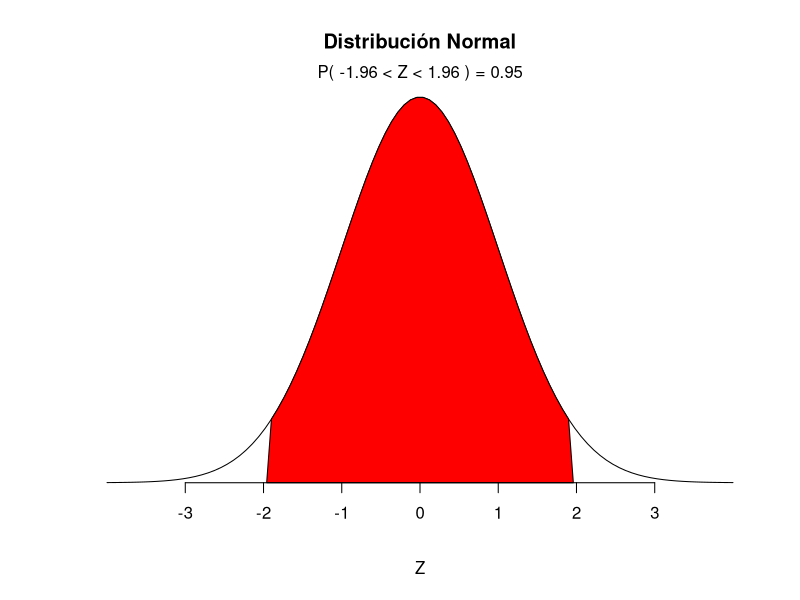
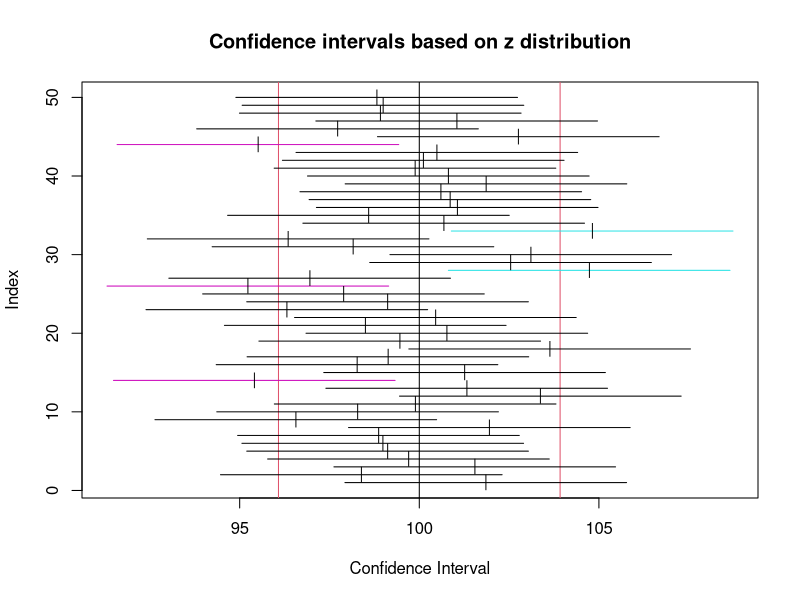

Recreate these plots in R, in order.
## ---- chunk 1
knitr::opts_chunk$set(echo = FALSE)
## ---- chunk 2
mean=0; sd=1
lb=-1.96; ub=1.96

x <- seq(-4,4,length=100)*sd + mean
hx <- dnorm(x,mean,sd)

plot(x, hx, type="n", xlab="Z", ylab="",
  main="Distribución Normal", axes=FALSE)

i <- x >= lb & x <= ub
lines(x, hx)
polygon(c(lb,x[i],ub), c(0,hx[i],0), col="red")

area <- pnorm(ub, mean, sd) - pnorm(lb, mean, sd)
result <- paste("P(",lb,"< Z <",ub,") =",
   signif(area, digits=3))
mtext(result,3)
axis(1, at=seq(-3, 3, 1), pos=0)
## ---- chunk 3
set.seed(1271)
TeachingDemos::ci.examp()
## ---- chunk 4
alfa <- c(.1,.05,.01)
tabla <-data.frame(Alfa=alfa,Coeficiente.de.Confianza=(1-alfa),Z=qnorm(1-alfa/2))
knitr::kable(tabla,digits = 3,col.names = gsub("[.]", " ", names(tabla)))
